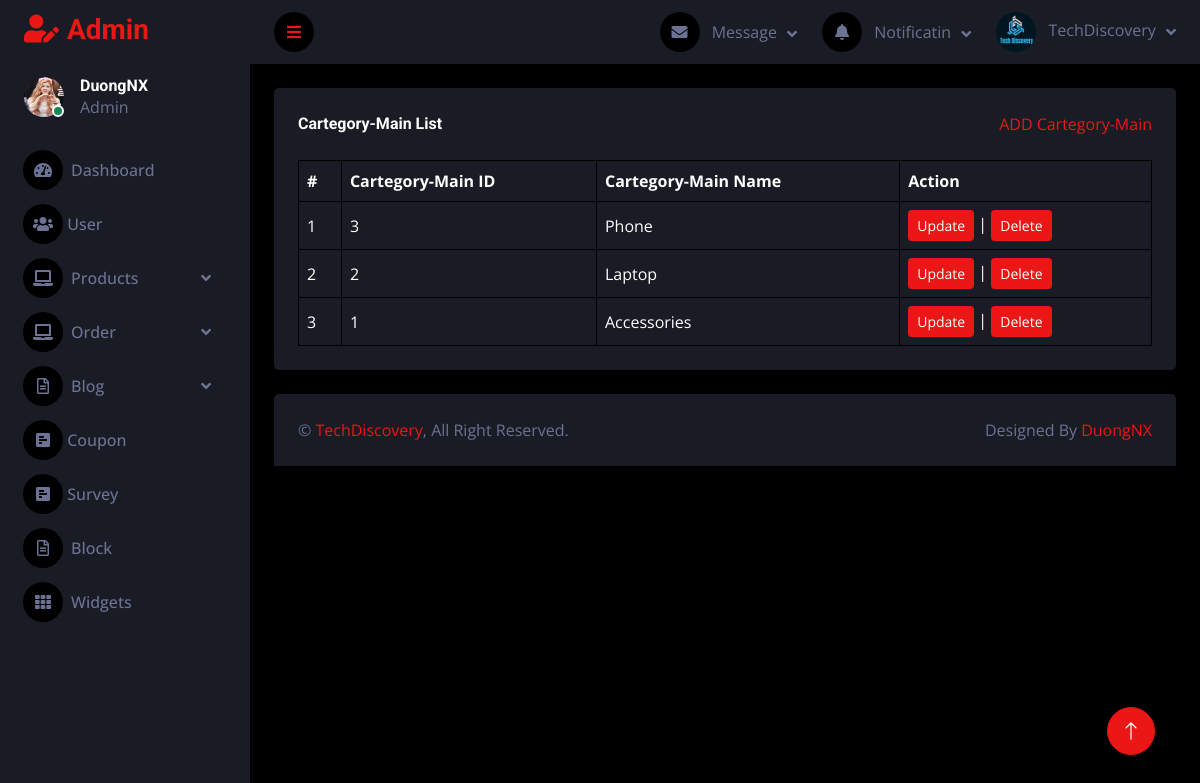
/admin/cartegory_mainlist.php, run on the app's committed database.
### tables this page shows
CREATE TABLE `tbl_cartegory_main` (
  `cartegory_main_id` int(11) NOT NULL,
  `cartegory_main_name` varchar(255) NOT NULL
);

### admin/database.php (called while the page is built, shortened)
<?php
class Database
{
    public $host = DB_HOST;
    public $user = DB_USER;
    public $pass = DB_PASS;
    public $dbname = DB_NAME;
    public $link;
    private function connectDB()
    {
        $this->link = new mysqli($this->host, $this->user, $this->pass, $this->dbname);
    }
    public function select($query)
    {
        $result = $this->link->query($query) or die($this->link->error . __LINE__);
        if ($result->num_rows > 0) {
            return $result;
        } else {
            return false;
        }
    }
}
?>

### admin/class/cartegory_main_class.php (called while the page is built, shortened)
<?php
    include 'database.php';
?>
<?php
    class cartegory_main {
        private $db;
        public function __construct()
        {
            $this -> db = new Database();
        }
        public function show_cartegory_main() {
            $query = "SELECT * FROM tbl_cartegory_main ORDER BY cartegory_main_id DESC";
            $result = $this->db->select($query);
            return $result;
        }
    }
?>

### admin/cartegory_mainlist.php (the view, shortened to what this page needs)
<?php
include "header.php";
include "sidebar.php";
include "navbar.php";
include "class/cartegory_main_class.php";
?>
<div class="container-fluid pt-4 px-4">
    <div class="bg-secondary text-center rounded p-4">
        <div class="d-flex align-items-center justify-content-between mb-4">
            <h6 class="mb-0">Cartegory-Main List</h6>
            <a href="cartegory_main_add.php">ADD Cartegory-Main</a>
        </div>
        <div class="table-responsive">
            <table class="table text-start align-middle table-bordered table-hover mb-0">
                <thead>
                    <tr class="text-white">
                        <th scope="col">#</th>
                        <th scope="col">Cartegory-Main ID</th>
                        <th scope="col">Cartegory-Main Name</th>
                        <th scope="col">Action</th>
                    </tr>
                </thead>
                <tbody>
                    <?php
                    $cartegory_main = new cartegory_main;
                    $show_cartegory_main = $cartegory_main->show_cartegory_main();
                    if ($show_cartegory_main) {
                        $i = 0;
                        while ($result = $show_cartegory_main->fetch_assoc()) {
                            $i++;
                    ?>
                            <tr>
                                <td><?php echo $i ?></td>
                                <td><?php echo $result['cartegory_main_id'] ?></td>
                                <td><?php echo $result['cartegory_main_name'] ?></td>
                                <td>
                                    <a class="btn btn-sm btn-primary" href="cartegory_mainedit.php?cartegory_main_id=<?php echo $result['cartegory_main_id'] ?>">Update</a> |
                                    <a class="btn btn-sm btn-primary" href="#" onclick="confirmDelete(<?php echo $result['cartegory_main_id']; ?>)">Delete</a>
                                </td>
                            </tr>
                    <?php
                        }
                    }
                    ?>
                </tbody>
            </table>
        </div>
    </div>
</div>
<?php
include "footer.php";
?>

### admin/css/style.css (style rules this page uses)
:root { --primary: #EB1616; --secondary: #191C24; --light: #6C7293; --dark: #000000; }
.btn { transition: .5s; }

### data on the page
tbl_cartegory_main: cartegory_main_id "3", cartegory_main_name "Phone"
tbl_cartegory_main: cartegory_main_id "2", cartegory_main_name "Laptop"
tbl_cartegory_main: cartegory_main_id "1", cartegory_main_name "Accessories"
